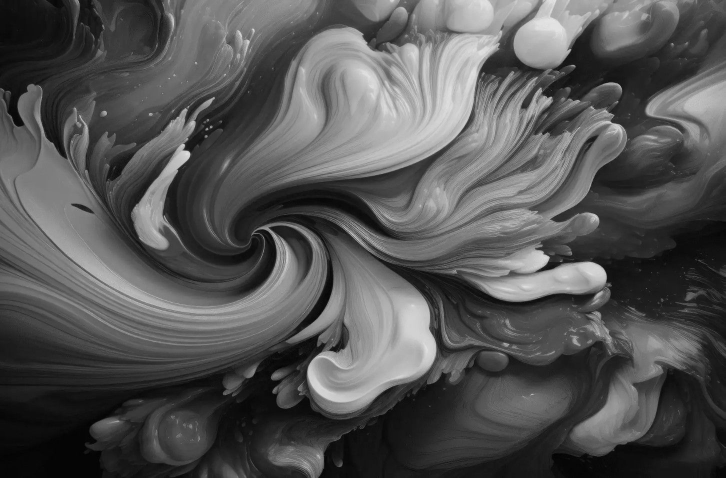
#> input picture grey.png, 1451 x 956 px, found by its file name (shown at 1/2 size)
$ python test_pipeline.py
#> lines starting #> are read from the running program, lines starting #| are printed output that depends on the picture
### dct_utils.py
import numpy as np


def pad_to_block(img: np.ndarray, block_size: int = 8) -> np.ndarray:
    h, w = img.shape[:2]
    ph = (h + block_size - 1) // block_size * block_size
    pw = (w + block_size - 1) // block_size * block_size
    padded = np.zeros((ph, pw), dtype=img.dtype)
    padded[:h, :w] = img
    return padded


def blocks_8x8(img: np.ndarray):
    h, w = img.shape[:2]
    for i in range(0, h, 8):
        for j in range(0, w, 8):
            yield i, j, img[i:i+8, j:j+8]


def _dct_matrix(n: int = 8) -> np.ndarray:
#> called with n = 8
    C = np.zeros((n, n), dtype=np.float32)
    for k in range(n):
        for i in range(n):
            if k == 0:
                alpha = np.sqrt(1 / n)
            else:
                alpha = np.sqrt(2 / n)
            C[k, i] = alpha * np.cos((np.pi * (2 * i + 1) * k) / (2 * n))
    return C


_C8 = _dct_matrix(8)


def dct2(block: np.ndarray) -> np.ndarray:
    block = block.astype(np.float32)
    return _C8 @ block @ _C8.T


def idct2(coeffs: np.ndarray) -> np.ndarray:
    coeffs = coeffs.astype(np.float32)
    return _C8.T @ coeffs @ _C8


def quantize(coeffs: np.ndarray, qtable: np.ndarray) -> np.ndarray:
    return np.round(coeffs / qtable).astype(np.int32)


def dequantize(qblock: np.ndarray, qtable: np.ndarray) -> np.ndarray:
    return (qblock * qtable).astype(np.float32)


# [10 lines left out: function scale_quant_table, not called in this run]

### zigzag_rle_vlc.py
import numpy as np

ZIGZAG_IDX = [
    (0,0),(0,1),(1,0),(2,0),(1,1),(0,2),(0,3),(1,2),
    (2,1),(3,0),(4,0),(3,1),(2,2),(1,3),(0,4),(0,5),
    (1,4),(2,3),(3,2),(4,1),(5,0),(6,0),(5,1),(4,2),
    (3,3),(2,4),(1,5),(0,6),(0,7),(1,6),(2,5),(3,4),
    (4,3),(5,2),(6,1),(7,0),(7,1),(6,2),(5,3),(4,4),
    (3,5),(2,6),(1,7),(2,7),(3,6),(4,5),(5,4),(6,3),
    (7,2),(7,3),(6,4),(5,5),(4,6),(3,7),(4,7),(5,6),
    (6,5),(7,4),(7,5),(6,6),(5,7),(6,7),(7,6),(7,7),
]


def zigzag_8x8(block: np.ndarray) -> np.ndarray:
    out = np.zeros(64, dtype=np.int32)
    for k, (i, j) in enumerate(ZIGZAG_IDX):
        out[k] = block[i, j]
    return out


def diff_dc(dc_list):
    diffs = []
    prev = 0
    for dc in dc_list:
        diffs.append(dc - prev)
        prev = dc
    return diffs


def magnitude_size(val: int) -> int:
    if val == 0:
        return 0
    return int(np.floor(np.log2(abs(val))) + 1)


def rle_ac(ac: np.ndarray):

    res = []
    run = 0
    for v in ac:
        if v == 0:
            run += 1
            if run == 16:
                res.append((15, 0, 0))  # ZRL
                run = 0
        else:
            size = magnitude_size(v)
            res.append((run, size, v))
            run = 0
    # EOB
    if run > 0 or len(res) == 0:
        res.append((0, 0, 0))
    return res


# [8 lines left out: function magnitude_bits, not called in this run]


DC_LUMA_HUFF = {
    0: "00",
    1: "010",
    2: "011",
    3: "100",
    4: "101",
    5: "110",
    6: "1110",
    7: "11110",
    8: "111110",
    9: "1111110",
    10: "11111110",
    11: "111111110",
}

AC_LUMA_HUFF = {
    (0,0): "1010",            # EOB
    (15,0): "11111111001",    # ZRL

    (0,1): "00",
    (0,2): "01",
    (0,3): "100",
    (0,4): "1011",
    (0,5): "11010",
    (0,6): "1111000",
    (0,7): "11111000",
    (0,8): "1111110110",
    (0,9): "1111111110000010",
    (0,10): "1111111110000011",

    (1,1): "1100",
    (1,2): "11011",
    (1,3): "1111001",
    (1,4): "111110110",
    (1,5): "11111110110",
    (1,6): "1111111110000100",
    (1,7): "1111111110000101",
    (1,8): "1111111110000110",
    (1,9): "1111111110000111",
    (1,10): "1111111110001000",
}

for run in range(0, 16):
    for size in range(1, 11):
        if (run, size) not in AC_LUMA_HUFF:
            AC_LUMA_HUFF[(run, size)] = "11111111111" + f"{run:04b}{size:04b}"


# [19 lines left out: functions vlc_dc, vlc_ac, not called in this run]

### test_pipeline.py
import numpy as np
from PIL import Image

from dct_utils import pad_to_block, blocks_8x8, dct2, idct2, quantize, dequantize
from zigzag_rle_vlc import zigzag_8x8, diff_dc, rle_ac, ZIGZAG_IDX


img = Image.open("data/grey.png").convert("L")
#> img is the input picture: PIL image 1451x956 L; min 0, max 234, mean 84.2
arr = np.array(img)

arr_padded = pad_to_block(arr)
#> in pad_to_block, `padded[:h, :w] = img`:
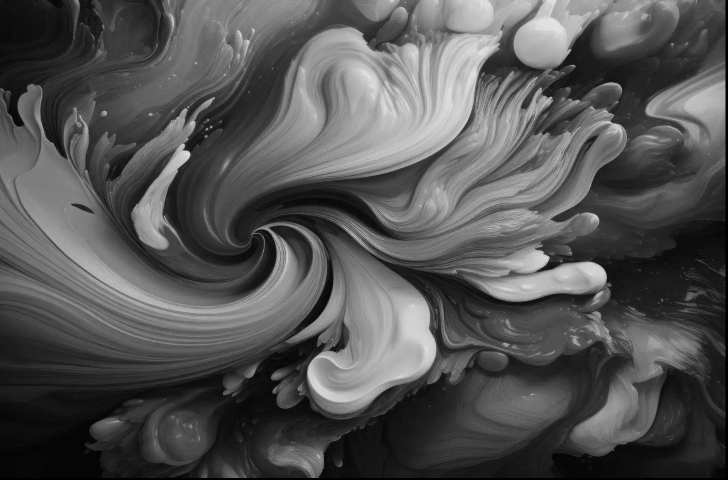
#> padded: shape (960, 1456) (shown at 1/2 size); min 0, max 234, mean 83.6
h, w = arr_padded.shape
#> h = 960; w = 1456
restored = np.zeros_like(arr_padded)

Q = np.array([
    [16,11,10,16,24,40,51,61],
    [12,12,14,19,26,58,60,55],
    [14,13,16,24,40,57,69,56],
    [14,17,22,29,51,87,80,62],
    [18,22,37,56,68,109,103,77],
    [24,35,55,64,81,104,113,92],
    [49,64,78,87,103,121,120,101],
    [72,92,95,98,112,100,103,99],
], dtype=np.int32)

all_dc = []
all_ac = []

for i, j, block in blocks_8x8(arr_padded):

    coeffs = dct2(block)

    qblock = quantize(coeffs, Q)

    zz = zigzag_8x8(qblock)

    dc = zz[0]
    ac = zz[1:]

    all_dc.append(dc)
    all_ac.append(ac)
#> this loop made 21840 passes
#> (j, dc) on passes 1 to 3: (0, 9), (8, 7), (16, 8)
#> after the loop, all_ac = 21840 items; all_dc = 21840 items

dc_diffs = diff_dc(all_dc)
#> the loop in diff_dc, `for dc in dc_list:` made 21840 passes
#> (dc, prev) on passes 1 to 3: (9, 9), (7, 7), (8, 8)
#> dc_diffs = 21840 items

ac_rle = [rle_ac(ac) for ac in all_ac]
#> ac_rle = 21840 items

idx = 0
for i, j, block in blocks_8x8(arr_padded):

    dc = all_dc[idx]
    ac = all_ac[idx]

    zz = np.zeros(64, dtype=np.int32)
    zz[0] = dc
    zz[1:] = ac

    block_q = np.zeros((8, 8), dtype=np.int32)
    for k, (x, y) in enumerate(ZIGZAG_IDX):
        block_q[x, y] = zz[k]

    coeffs = dequantize(block_q, Q)

    block_restored = idct2(coeffs)

    restored[i:i+8, j:j+8] = block_restored
    idx += 1
#> after the loop, idx = 21840

Image.fromarray(restored[:arr.shape[0], :arr.shape[1]]).save("data/grey_reconstructed.png")

print("DC коэффициенты:", all_dc[:10])
#| DC коэффициенты: [9, 7, 8, 8, 8, 9, 10, 10, 12, 13]
print("DC разности:", dc_diffs[:10])
#| DC разности: [9, -2, 1, 0, 0, 1, 1, 0, 2, 1]
print("Пример RLE AC:", ac_rle[0][:10])
#| Пример RLE AC: [(0, 1, 1), (15, 0, 0), (15, 0, 0), (15, 0, 0), (0, 0, 0)]
